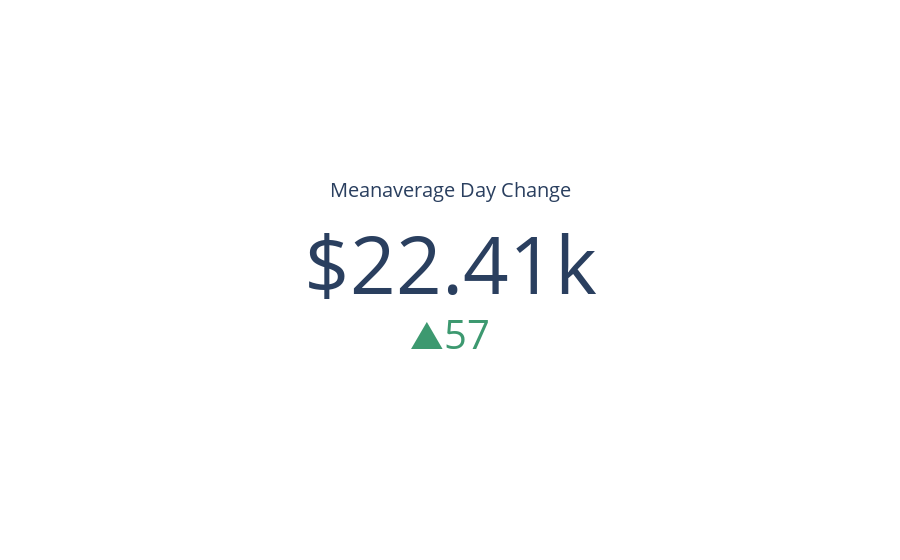

Notebook cell for this chart:
### Code cell
import plotly.graph_objects as go


fig = go.Figure(go.Indicator(
    domain = {'x': [0, 1], 'y': [0, 1]},
    value = df.meanavge.iloc[-1],
    mode = "number+delta",
    number = {'prefix': "$"},
    delta = {"reference": ((df.meanavge.iloc[-2])), "valueformat": ".0f"},
    title = {'text': "Meanaverage Day Change"},
    gauge = {'axis': {'range': [None, df.price[df['price']==df.price.max()].tolist()[0]]},
    'bar': {'color': "orange"}}))


fig.show()
fig.write_html("../static/meanaverage.html")

### Figure 1 — Plotly figure (JSON) as saved in the notebook; plotly's stock layout.template omitted (floating-point values rounded to 4 significant figures)
{"data": [{"delta": {"reference": 22360.0, "valueformat": ".0f"}, "domain": {"x": [0, 1], "y": [0, 1]}, "gauge": {"axis": {"range": [null, 67530.0]}, "bar": {"color": "orange"}}, "mode": "number+delta", "number": {"prefix": "$"}, "title": {"text": "Meanaverage Day Change"}, "type": "indicator", "value": 22410.0}], "layout": {}}
